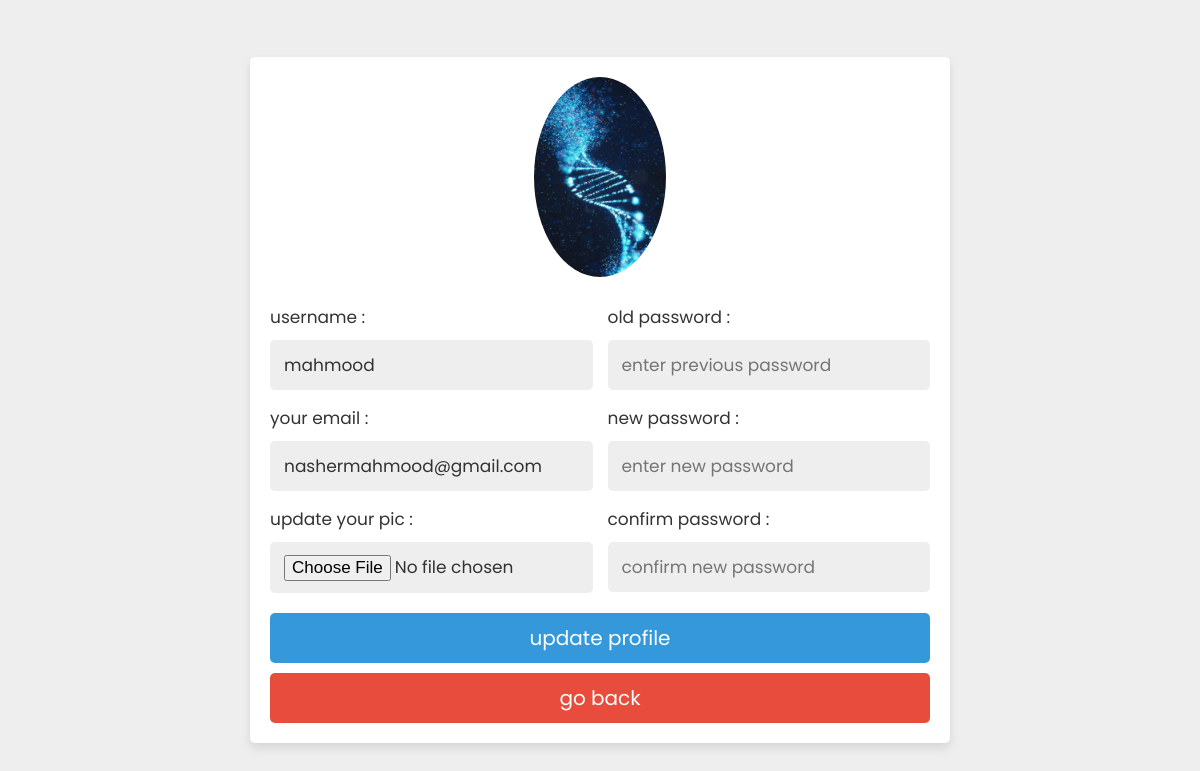
The page /login/update_profile.php (signed in) on the database its author committed.
### tables this page shows
CREATE TABLE `users` (
  `id` int(100) NOT NULL,
  `username` varchar(255) NOT NULL,
  `email` varchar(255) NOT NULL,
  `password` varchar(255) NOT NULL,
  `add_date` datetime NOT NULL,
  `active` bit(1) NOT NULL DEFAULT b'1',
  `role` varchar(255) NOT NULL DEFAULT 'user',
  `image` varchar(250) NOT NULL
);

### login/update_profile.php (the view, shortened to what this page needs)
<?php
include 'config.php';
$user_id = $_SESSION['user_id'];
?>
<!DOCTYPE html>
<html lang="en">
<head>
   <link rel="stylesheet" href="css/style.css">
</head>
<body>
<div class="update-profile">
<?php
   $stmt = $pdo->prepare("SELECT * FROM users WHERE id = :user_id");
   $stmt->bindParam(':user_id', $user_id);
   $stmt->execute();
   if($stmt->rowCount() > 0){
      $fetch = $stmt->fetch(PDO::FETCH_ASSOC);
   }
?>
   <form action="" method="post" enctype="multipart/form-data">
      <?php
         if($fetch['image'] == ''){
            echo '<img src="images/default-avatar.png">';
         }else{
            echo '<img src="uploaded_img/'.$fetch['image'].'">';
         }
      ?>
      <div class="flex">
         <div class="inputBox">
            <span>username :</span>
            <input type="text" name="update_name" value="<?php echo $fetch['username']; ?>" class="box">
            <span>your email :</span>
            <input type="email" name="update_email" value="<?php echo $fetch['email']; ?>" class="box">
            <span>update your pic :</span>
            <input type="file" name="update_image" accept="image/jpg, image/jpeg, image/png" class="box">
         </div>
         <div class="inputBox">
            <span>old password :</span>
            <input type="password" name="update_pass" placeholder="enter previous password" class="box">
            <span>new password :</span>
            <input type="password" name="new_pass" placeholder="enter new password" class="box">
            <span>confirm password :</span>
            <input type="password" name="confirm_pass" placeholder="confirm new password" class="box">
         </div>
      </div>
      <input type="submit" value="update profile" name="update_profile" class="btn">
      <a href="home.php" class="delete-btn">go back</a>
   </form>
</div>
</body>
</html>

### login/css/style.css (style rules this page uses)
:root { --blue:#3498db; --dark-blue:#2980b9; --red:#e74c3c; --dark-red:#c0392b; --black:#333; --white:#fff; --light-bg:#eee; --box-shadow:0 5px 10px rgba(0,0,0,.1); }
* { font-family: 'Poppins', sans-serif; margin:0; padding:0; box-sizing: border-box; outline: none; border: none; text-decoration: none; }
.btn, .delete-btn { width: 100%; border-radius: 5px; padding:10px 30px; color:var(--white); display: block; text-align: center; cursor: pointer; font-size: 20px; margin-top: 10px; }
.btn { background-color: var(--blue); }
.delete-btn { background-color: var(--red); }
.update-profile { min-height: 100vh; background-color: var(--light-bg); display: flex; align-items: center; justify-content: center; padding:20px; }
.update-profile form { padding:20px; background-color: var(--white); box-shadow: var(--box-shadow); text-align: center; width: 700px; text-align: center; border-radius: 5px; }
.update-profile form img { height: 200px; width: 200p; border-radius: 50%; object-fit: cover; margin-bottom: 5px; }
.update-profile form .flex { display: flex; justify-content: space-between; margin-bottom: 20px; gap:15px; }
.update-profile form .flex .inputBox { width: 49%; }
.update-profile form .flex .inputBox span { text-align: left; display: block; margin-top: 15px; font-size: 17px; color:var(--black); }
.update-profile form .flex .inputBox .box { width: 100%; border-radius: 5px; background-color: var(--light-bg); padding:12px 14px; font-size: 17px; color:var(--black); margin-top: 10px; }

### rows shown on the page
users: image (picture), update_name "mahmood", update_email "nashermahmood@gmail.com"
